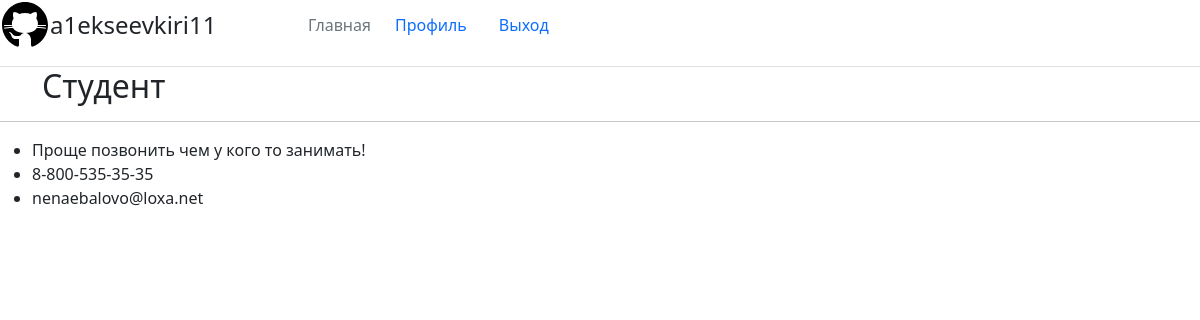
Before: /account/profile/ (signed in) with the older database file.
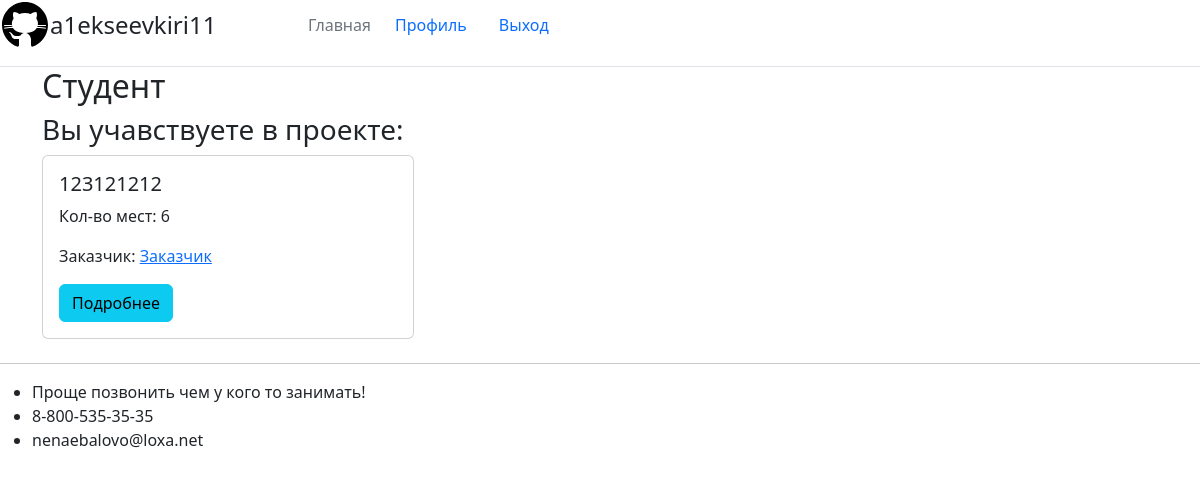
After: the same page with the newer database file.
### showcase_projects/models.py (models this page shows, shortened)
class Project(models.Model):
    STATUS_CHOICES = [
        ('accepted', 'Принят'),
        ('processing', 'В обработке'),
        ('rejected', 'Отклонен'),
    ]
    title = models.CharField(max_length=100)
    status = models.CharField(max_length=20, choices=STATUS_CHOICES, default='processing')
    place = models.IntegerField(default=6)
    customer = models.ForeignKey(Profile, on_delete=models.CASCADE, related_name='customer')
    lecturer = models.ForeignKey(Profile, on_delete=models.CASCADE, default=None, null=True, blank=True, related_name='lecturer')

### registration/models.py (models this page shows, shortened)
class Profile(models.Model):
    user = models.OneToOneField(
        User, on_delete=models.CASCADE,
    )

### registration/views.py (the view)
# urls.py: path('profile/', registration_views.profile, name='profile'),
@login_required
def profile(request):
    groups = request.user.groups
    if groups.filter(name='customer').exists():
        return redirect(reverse('profileCustomer', args=[request.user.username]))
    try:
        student = Profile.objects.get(user=request.user)
        participation = Participation.objects.get(student=student)
        project = participation.project
    except:
        project = None
    context = {'project': project}
    return render(request, 'registration/profile.html', context)

### registration/templates/registration/profile.html
{% extends "showcase_projects/base.html" %}
{% block content %}
<h2 class="account-heading">{{ user.username }}</h2>
{% if project %}
    <h3>Вы учавствуете в проекте:</h3>
    {% include "showcase_projects/project_card.html" %}
{% endif %}
{% endblock content %}

### showcase_projects/templates/showcase_projects/project_card.html
<div class="col-md-4 mb-4">
    <div class="card">
        <div class="card-body">
            <h5 class="card-title">{{ project.title }}</h5>
            <p class="card-text">Кол-во мест: {{ project.place }}</p>
            <p class="card-text">Заказчик:
                <a href="{% url 'project-user' project.customer.user.username %}" class="card-text">{{ project.customer.user.username }}</a>
            </p>
            <a href="{% url 'project-detail' project.id %}" class="btn btn-info">Подробнее</a>
        </div>
    </div>
</div>

Changed rows visible on the page:
now on this page (row edited): Project: title "123121212", place "6", customer.user.username "Заказчик"
Other visible differences:
text now shown: "Вы учавствуете в проекте: Кол-во мест: Заказчик: Подробнее"
